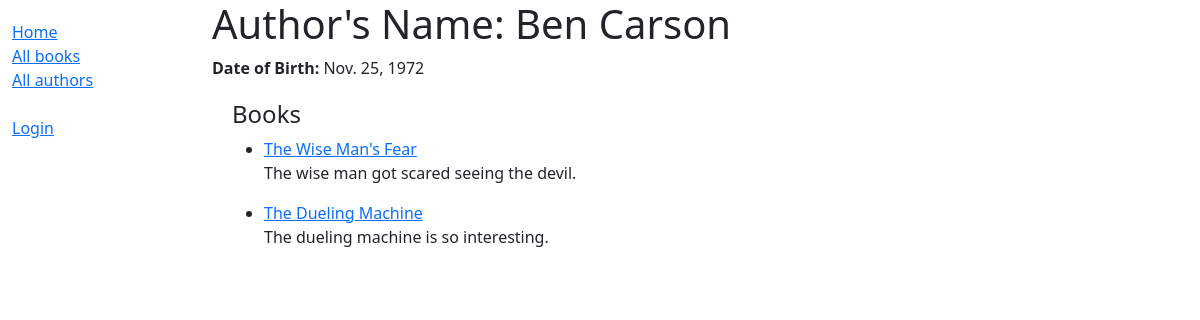
Page /catalog/author/2/ on the committed database.
### catalog/models.py (models this page shows, shortened)
class Author(models.Model):
    first_name = models.CharField(max_length=100)
    last_name = models.CharField(max_length=100)
    date_of_birth = models.DateField(null=True, blank=True)
    date_of_death = models.DateField('died', null=True, blank=True)
    class Meta:
        ordering = ['last_name', 'first_name']

class Book(models.Model):
    title = models.CharField(max_length=200)
    author = models.ForeignKey(Author, on_delete=models.SET_NULL, null=True)
    summary = models.TextField(
        max_length=1000, help_text="Enter a brief description of the book")
    isbn = models.CharField("ISBN", max_length=13, unique=True,
                            help_text='13 characters <a href="https://www.isbn-international.org/content/what-isbn">ISBN number</a>')
    genre = models.ManyToManyField(
        Genre, help_text='Select a genre for this book')
    language = models.ForeignKey(
        Language, on_delete=models.SET_NULL, null=True)
    def get_absolute_url(self):
        return reverse('book-detail', args=[str(self.id)])
    def display_genre(self):
        """Create a string for the Genre. This is required to display genre in Admin."""
        return ', '.join(genre.name for genre in self.genre.all()[:3])
    display_genre.short_description = "Genre"

### catalog/views.py (the view)
class AuthorDetailView(generic.DetailView):
    model = Author

### catalog/templates/catalog/author_detail.html (shortened to what this page needs)
{% extends "base_generic.html" %}
{% block content %}
<h1>Author's Name: {{ author.first_name }} {{ author.last_name }}</h1>
<p><strong>Date of Birth:</strong> {{ author.date_of_birth }}</p>
<div style="margin-left:20px;margin-top:20px">
    <h4>Books</h4>
    <ul>
        {% for book in author.book_set.all %}
        <li>
            <a href="{{ book.get_absolute_url }}">{{ book.title }}</a>
            <p>{{ book.summary }}</p>
        </li>
        {% endfor %}
    </ul>
</div>
{% endblock %}

### rows in the picture
Author: date_of_birth "Nov. 25, 1972"
Book: title "The Wise Man's Fear", summary "The wise man got scared seeing the devil."
Book: title "The Dueling Machine", summary "The dueling machine is so interesting."
